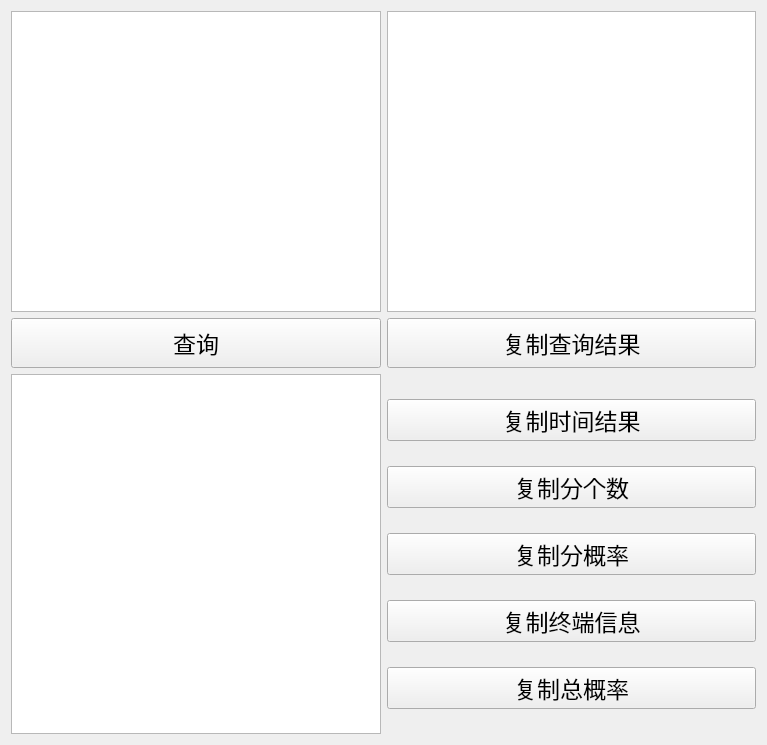
<?xml version="1.0" encoding="UTF-8"?>
<ui version="4.0">
 <class>Form</class>
 <widget class="QWidget" name="Form">
  <property name="geometry">
   <rect>
    <x>0</x>
    <y>0</y>
    <width>767</width>
    <height>745</height>
   </rect>
  </property>
  <property name="sizePolicy">
   <sizepolicy hsizetype="Expanding" vsizetype="Expanding">
    <horstretch>0</horstretch>
    <verstretch>0</verstretch>
   </sizepolicy>
  </property>
  <property name="windowTitle">
   <string>字符串查询软件</string>
  </property>
  <layout class="QGridLayout" name="gridLayout" rowstretch="2,2,0,0,0,0">
   <item row="0" column="0">
    <widget class="QTextEdit" name="Cal_textEdit">
     <property name="sizePolicy">
      <sizepolicy hsizetype="Minimum" vsizetype="Minimum">
       <horstretch>0</horstretch>
       <verstretch>0</verstretch>
      </sizepolicy>
     </property>
     <property name="minimumSize">
      <size>
       <width>0</width>
       <height>10</height>
      </size>
     </property>
     <property name="font">
      <font>
       <pointsize>13</pointsize>
      </font>
     </property>
     <property name="tabStopDistance">
      <double>30.000000000000000</double>
     </property>
    </widget>
   </item>
   <item row="1" column="0">
    <widget class="QPushButton" name="Cal_button">
     <property name="sizePolicy">
      <sizepolicy hsizetype="Minimum" vsizetype="Minimum">
       <horstretch>0</horstretch>
       <verstretch>0</verstretch>
      </sizepolicy>
     </property>
     <property name="minimumSize">
      <size>
       <width>0</width>
       <height>50</height>
      </size>
     </property>
     <property name="maximumSize">
      <size>
       <width>16777215</width>
       <height>16777215</height>
      </size>
     </property>
     <property name="font">
      <font>
       <pointsize>17</pointsize>
      </font>
     </property>
     <property name="text">
      <string>查询</string>
     </property>
    </widget>
   </item>
   <item row="1" column="1">
    <widget class="QPushButton" name="Down_button">
     <property name="sizePolicy">
      <sizepolicy hsizetype="Minimum" vsizetype="Maximum">
       <horstretch>0</horstretch>
       <verstretch>0</verstretch>
      </sizepolicy>
     </property>
     <property name="minimumSize">
      <size>
       <width>0</width>
       <height>50</height>
      </size>
     </property>
     <property name="font">
      <font>
       <pointsize>17</pointsize>
      </font>
     </property>
     <property name="text">
      <string>复制查询结果</string>
     </property>
    </widget>
   </item>
   <item row="0" column="1">
    <widget class="QTextEdit" name="Down_textEdit">
     <property name="sizePolicy">
      <sizepolicy hsizetype="Expanding" vsizetype="Minimum">
       <horstretch>0</horstretch>
       <verstretch>0</verstretch>
      </sizepolicy>
     </property>
     <property name="font">
      <font>
       <pointsize>13</pointsize>
      </font>
     </property>
    </widget>
   </item>
   <item row="4" column="1" rowspan="2">
    <layout class="QVBoxLayout" name="verticalLayout">
     <property name="spacing">
      <number>0</number>
     </property>
     <item>
      <widget class="QPushButton" name="time_button">
       <property name="sizePolicy">
        <sizepolicy hsizetype="Minimum" vsizetype="Fixed">
         <horstretch>0</horstretch>
         <verstretch>0</verstretch>
        </sizepolicy>
       </property>
       <property name="font">
        <font>
         <pointsize>17</pointsize>
        </font>
       </property>
       <property name="text">
        <string>复制时间结果</string>
       </property>
      </widget>
     </item>
     <item>
      <widget class="QPushButton" name="geshu_button">
       <property name="font">
        <font>
         <pointsize>17</pointsize>
        </font>
       </property>
       <property name="text">
        <string>复制分个数</string>
       </property>
      </widget>
     </item>
     <item>
      <widget class="QPushButton" name="fgailv_button">
       <property name="font">
        <font>
         <pointsize>17</pointsize>
        </font>
       </property>
       <property name="text">
        <string>复制分概率</string>
       </property>
      </widget>
     </item>
     <item>
      <widget class="QPushButton" name="Console_button">
       <property name="sizePolicy">
        <sizepolicy hsizetype="Minimum" vsizetype="Fixed">
         <horstretch>0</horstretch>
         <verstretch>0</verstretch>
        </sizepolicy>
       </property>
       <property name="font">
        <font>
         <pointsize>17</pointsize>
        </font>
       </property>
       <property name="text">
        <string>复制终端信息</string>
       </property>
      </widget>
     </item>
     <item>
      <widget class="QPushButton" name="gailv_button">
       <property name="sizePolicy">
        <sizepolicy hsizetype="Minimum" vsizetype="Fixed">
         <horstretch>0</horstretch>
         <verstretch>0</verstretch>
        </sizepolicy>
       </property>
       <property name="font">
        <font>
         <pointsize>17</pointsize>
        </font>
       </property>
       <property name="text">
        <string>复制总概率</string>
       </property>
      </widget>
     </item>
    </layout>
   </item>
   <item row="4" column="0" rowspan="2">
    <widget class="QTextBrowser" name="information">
     <property name="sizePolicy">
      <sizepolicy hsizetype="Expanding" vsizetype="Minimum">
       <horstretch>0</horstretch>
       <verstretch>0</verstretch>
      </sizepolicy>
     </property>
     <property name="minimumSize">
      <size>
       <width>0</width>
       <height>360</height>
      </size>
     </property>
     <property name="font">
      <font>
       <pointsize>12</pointsize>
      </font>
     </property>
    </widget>
   </item>
  </layout>
 </widget>
 <resources/>
 <connections/>
</ui>
